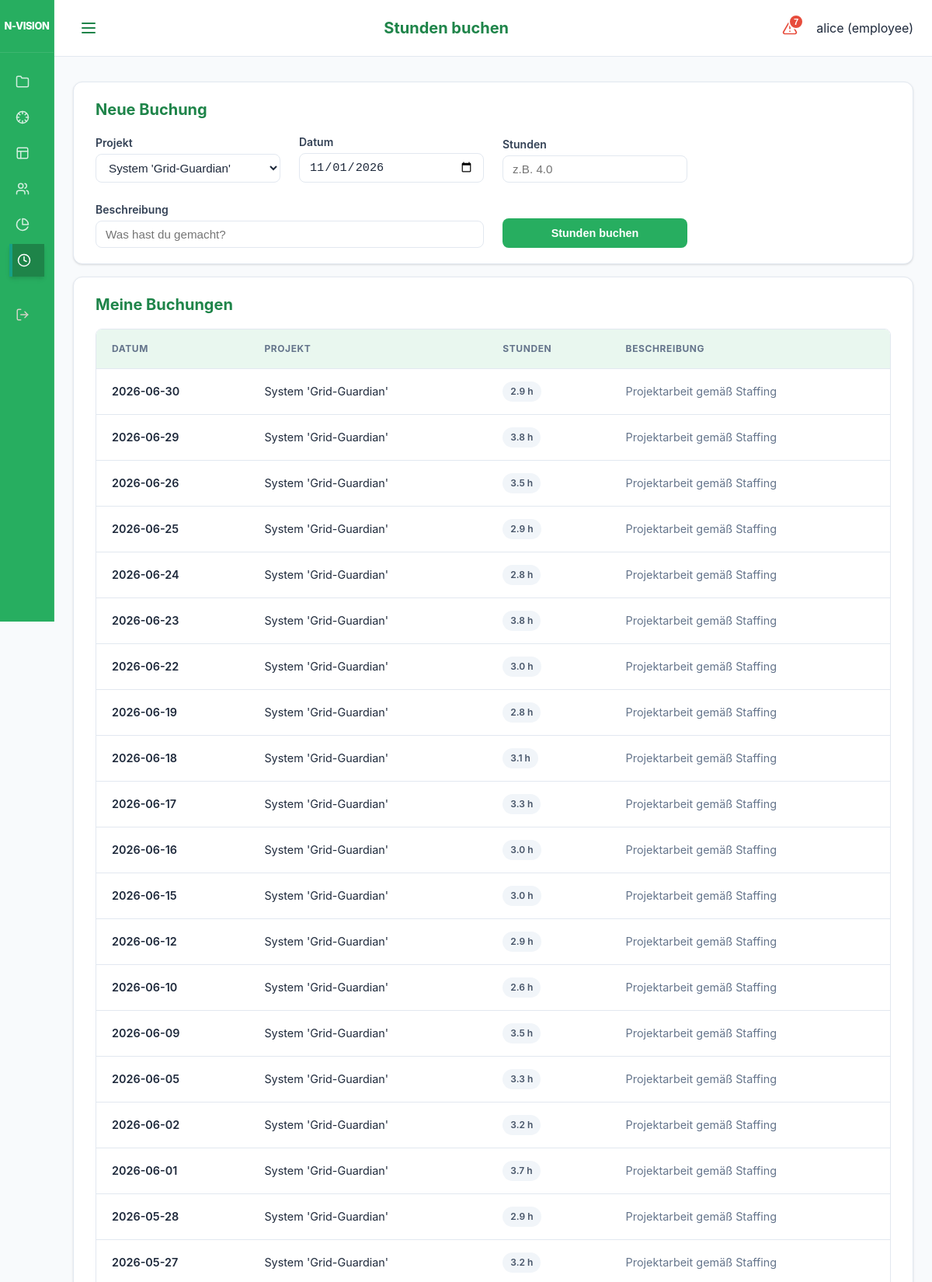
/ui/bookings?project_id=8 (signed in, upper part), run on the app's committed database.
### models.py (models this page shows)
class User(Base):
    __tablename__ = "users"
    id = Column(Integer, primary_key=True, index=True)
    username = Column(String, unique=True, index=True)
    hashed_password = Column(String)
    role = Column(Enum(UserRole), default=UserRole.EMPLOYEE)
    employee_id = Column(Integer, ForeignKey("employees.id"), nullable=True)
    is_active = Column(Boolean, default=True)
    employee = relationship("Employee", back_populates="user")

class Booking(Base):
    __tablename__ = "bookings"
    id = Column(Integer, primary_key=True, index=True)
    employee_id = Column(Integer, ForeignKey("employees.id"))
    project_id = Column(Integer, ForeignKey("projects.id"))
    date = Column(Date)
    hours = Column(Float)
    description = Column(String, nullable=True)
    created_at = Column(DateTime, default=datetime.utcnow)
    employee = relationship("Employee", back_populates="bookings")
    project = relationship("Project", back_populates="bookings")

class Project(Base):
    __tablename__ = "projects"
    id = Column(Integer, primary_key=True, index=True)
    name = Column(String, index=True)
    description = Column(String, nullable=True)
    business_value = Column(String, nullable=True)
    internal_number = Column(String, nullable=True)
    division = Column(String, nullable=True) # "IT", "Netzgesellschaft", "Vertrieb", "Kraftwerk"
    start_date = Column(Date)
    end_date = Column(Date)
    priority = Column(Integer, default=1) # 1 highest
    status = Column(Enum(ProjectStatus), default=ProjectStatus.PLANNING)
    manager_id = Column(Integer, ForeignKey("employees.id"), nullable=True)
    responsible_it = Column(String, nullable=True)
    responsible_fb = Column(String, nullable=True)
    pab_approval = Column(Integer, default=0) # 0 = No, 1 = Yes (Legacy)
    pab_status = Column(Enum(PABStatus), default=PABStatus.EVALUATION)
    pab_rank = Column(Integer, default=999)
    cats_number = Column(String, nullable=True)
    pt_intern_pab = Column(Float, default=0.0)
    pt_intern_planned = Column(Float, default=0.0)
    pt_extern_planned = Column(Float, default=0.0)
    economic_score = Column(Float, default=0.0) # 0.0 to 10.0
    business_case = Column(String, nullable=True)
    steering_status = Column(Enum(SteeringStatus), default=SteeringStatus.NONE)
    steering_time = Column(Enum(SteeringStatus), default=SteeringStatus.NONE)
    steering_budget = Column(Enum(SteeringStatus), default=SteeringStatus.NONE)
    steering_quality = Column(Enum(SteeringStatus), default=SteeringStatus.NONE)
    steering_details = Column(String, nullable=True)
    steering_last_update = Column(Date, nullable=True)
    budget_total_invest = Column(Float, default=0.0)
    budget_total_unterhalt = Column(Float, default=0.0)
    has_steering_board = Column(Boolean, default=False)
    staffings = relationship("Staffing", back_populates="project")
    bookings = relationship("Booking", back_populates="project")
    milestones = relationship("Milestone", back_populates="project", cascade="all, delete-orphan")
    pab_comments = relationship("ProjectComment", back_populates="project", cascade="all, delete-orphan")
    budgets = relationship("ProjectBudget", back_populates="project", cascade="all, delete-orphan")
    steering_members = relationship("Employee", secondary="project_steering_members")

### main.py (the view)
@app.get("/ui/bookings", response_class=HTMLResponse)
def ui_bookings(request: Request, project_id: Optional[int] = Query(None), db: Session = Depends(get_db)):
    if not request.state.user or request.state.user.role != models.UserRole.EMPLOYEE:
        return RedirectResponse(url="/ui/projects")
    assigned_projects = db.query(models.Project).join(models.Staffing).filter(
        models.Staffing.employee_id == request.state.user.employee_id,
        models.Project.status != models.ProjectStatus.COMPLETED
    ).all()
    bookings = db.query(models.Booking).filter(models.Booking.employee_id == request.state.user.employee_id).order_by(models.Booking.date.desc()).all()
    return templates.TemplateResponse(
        request=request, name="bookings.html", context={
            "assigned_projects": assigned_projects,
            "bookings": bookings,
            "today": date.today().isoformat(),
            "active_page": "bookings",
            "user": request.state.user,
            "selected_project_id": project_id
        }
    )

### templates/bookings.html (shortened to what this page needs)
{% extends "base.html" %}
{% set title = "Stunden buchen" %}
{% block content %}
<div class="card">
    <h2>Neue Buchung</h2>
    <form action="/ui/bookings/add" method="post" style="display: grid; grid-template-columns: repeat(auto-fill, minmax(200px, 1fr)); gap: 1.5rem; align-items: end;">
        <div class="form-group" style="margin-bottom: 0;">
            <label>Projekt</label>
            <select name="project_id" required>
                {% for p in assigned_projects %}
                <option value="{{ p.id }}" {% if selected_project_id == p.id %}selected{% endif %}>
                    {{ p.name }}
                </option>
                {% endfor %}
            </select>
        </div>
        <div class="form-group" style="margin-bottom: 0;">
            <label>Datum</label>
            <input type="date" name="date" value="{{ today }}" required>
        </div>
        <div class="form-group" style="margin-bottom: 0;">
            <label>Stunden</label>
            <input type="number" name="hours" step="0.5" min="0.5" max="24" required placeholder="z.B. 4.0">
        </div>
        <div class="form-group" style="grid-column: span 2; margin-bottom: 0;">
            <label>Beschreibung</label>
            <input type="text" name="description" placeholder="Was hast du gemacht?">
        </div>
        <div>
            <button type="submit" class="btn btn-primary" style="width: 100%;">Stunden buchen</button>
        </div>
    </form>
</div>
<div class="card">
    <h2>Meine Buchungen</h2>
    <div class="modern-table-wrapper">
        <table class="modern-table">
            <thead>
                <tr>
                    <th>Datum</th>
                    <th>Projekt</th>
                    <th>Stunden</th>
                    <th>Beschreibung</th>
                </tr>
            </thead>
            <tbody>
                {% for b in bookings %}
                <tr>
                    <td style="font-weight: 600;">{{ b.date }}</td>
                    <td>{{ b.project.name }}</td>
                    <td><span class="badge badge-default">{{ b.hours }} h</span></td>
                    <td style="color: var(--text-muted);">{{ b.description if b.description else '-' }}</td>
                </tr>
                {% else %}
                <tr>
                    <td colspan="4" style="text-align: center; padding: 2rem; color: var(--text-muted);">Noch keine Buchungen vorhanden.</td>
                </tr>
                {% endfor %}
            </tbody>
        </table>
    </div>
</div>
{% endblock %}

### templates/base.html (shortened to what this page needs)
<!DOCTYPE html>
<html lang="de">
<head>
    <link rel="stylesheet" href="https://cdnjs.cloudflare.com/ajax/libs/font-awesome/6.0.0/css/all.min.css">
    <link rel="stylesheet" href="{{ static_url('/static/styles.css') }}">
</head>
<body>
<div class="app-layout">
    <aside class="sidebar">
        <div class="sidebar-header">
            <div class="brand-title">N-VISION</div>
        </div>
        <nav class="sidebar-nav">
            <div class="nav-group">
                <a href="/ui/projects" class="{% if active_page == 'projects' %}active{% endif %}" title="Projekte">
                    <svg xmlns="http://www.w3.org/2000/svg" width="18" height="18" viewBox="0 0 24 24" fill="none" stroke="currentColor" stroke-width="2" stroke-linecap="round" stroke-linejoin="round" class="nav-icon"><path d="M22 19a2 2 0 0 1-2 2H4a2 2 0 0 1-2-2V5a2 2 0 0 1 2-2h5l2 3h9a2 2 0 0 1 2 2z"/></svg>
                </a>
                <a href="/ui/projektlenkung" class="{% if active_page == 'projektlenkung' %}active{% endif %}" title="Projektlenkung">
                </a>
                <a href="/ui/heatmap" class="{% if active_page == 'heatmap' %}active{% endif %}" title="Heatmap">
                    <svg xmlns="http://www.w3.org/2000/svg" width="18" height="18" viewBox="0 0 24 24" fill="none" stroke="currentColor" stroke-width="2" stroke-linecap="round" stroke-linejoin="round" class="nav-icon"><rect width="18" height="18" x="3" y="3" rx="2"/><path d="M3 9h18"/><path d="M9 21V9"/></svg>
                </a>
                <a href="/ui/pab" class="{% if active_page == 'pab' %}active{% endif %}" title="Public Advisory Board">
                </a>
                <a href="/ui/reports" class="{% if active_page == 'reports' %}active{% endif %}" title="Reports">
                    <svg xmlns="http://www.w3.org/2000/svg" width="18" height="18" viewBox="0 0 24 24" fill="none" stroke="currentColor" stroke-width="2" stroke-linecap="round" stroke-linejoin="round" class="nav-icon"><path d="M21.21 15.89A10 10 0 1 1 8 2.83"></path><path d="M22 12A10 10 0 0 0 12 2v10z"></path></svg>
                </a>
                {% if request.state.user and request.state.user.role.value == 'employee' %}
                <a href="/ui/bookings" class="{% if active_page == 'bookings' %}active{% endif %}" title="Stunden buchen">
                    <svg xmlns="http://www.w3.org/2000/svg" width="18" height="18" viewBox="0 0 24 24" fill="none" stroke="currentColor" stroke-width="2" stroke-linecap="round" stroke-linejoin="round" class="nav-icon"><circle cx="12" cy="12" r="10"/><polyline points="12 6 12 12 16 14"/></svg>
                </a>
                {% endif %}
            </div>
            <div class="nav-group" style="margin-top: auto;">
                <a href="/logout" class="nav-logout" title="Abmelden">
                </a>
            </div>
        </nav>
    </aside>
    <div class="main-wrapper">
        <header class="top-bar">
            <button class="menu-toggle" id="menuToggle" aria-label="Menü öffnen">
                <svg xmlns="http://www.w3.org/2000/svg" width="24" height="24" viewBox="0 0 24 24" fill="none" stroke="currentColor" stroke-width="2" stroke-linecap="round" stroke-linejoin="round"><line x1="4" x2="20" y1="12" y2="12"/><line x1="4" x2="20" y1="6" y2="6"/><line x1="4" x2="20" y1="18" y2="18"/></svg>
            </button>
            <h1 class="page-title">{{ title if title else "N-VISION" }}</h1>
            <div class="user-info" style="display: flex; align-items: center; gap: 1rem;">
                {% if request.state.user %}
                {% set criticals = get_critical_projects(request) %}
                <button class="critical-trigger" id="criticalTrigger" title="Kritische Projekte">
                    {% if criticals|length > 0 %}
                    <span class="critical-badge">{{ criticals|length }}</span>
                    {% endif %}
                </button>
                {% endif %}
                <span>{{ request.state.user.username if request.state.user else "Gast" }} ({{ request.state.user.role.value if request.state.user else "" }})</span>
            </div>
        </header>
        <main class="content-area">
            {% block content %}{% endblock %}
        </main>
    </div>
</div>
</body>
</html>

### data on the page
User: state.user "alice", state.user.role "employee"
Booking: date "2026-06-30", project.name "System 'Grid-Guardian'", hours "2.9", description "Projektarbeit gemäß Staffing"
Booking: date "2026-06-29", project.name "System 'Grid-Guardian'", hours "3.8", description "Projektarbeit gemäß Staffing"
Booking: date "2026-06-26", project.name "System 'Grid-Guardian'", hours "3.5", description "Projektarbeit gemäß Staffing"
Booking: date "2026-06-25", project.name "System 'Grid-Guardian'", hours "2.9", description "Projektarbeit gemäß Staffing"
Booking: date "2026-06-24", project.name "System 'Grid-Guardian'", hours "2.8", description "Projektarbeit gemäß Staffing"
Booking: date "2026-06-23", project.name "System 'Grid-Guardian'", hours "3.8", description "Projektarbeit gemäß Staffing"
Booking: date "2026-06-22", project.name "System 'Grid-Guardian'", hours "3.0", description "Projektarbeit gemäß Staffing"
Booking: date "2026-06-19", project.name "System 'Grid-Guardian'", hours "2.8", description "Projektarbeit gemäß Staffing"
Booking: date "2026-06-18", project.name "System 'Grid-Guardian'", hours "3.1", description "Projektarbeit gemäß Staffing"
Booking: date "2026-06-17", project.name "System 'Grid-Guardian'", hours "3.3", description "Projektarbeit gemäß Staffing"
Booking: date "2026-06-16", project.name "System 'Grid-Guardian'", hours "3.0", description "Projektarbeit gemäß Staffing"
Booking: date "2026-06-15", project.name "System 'Grid-Guardian'", hours "3.0", description "Projektarbeit gemäß Staffing"
Booking: date "2026-06-12", project.name "System 'Grid-Guardian'", hours "2.9", description "Projektarbeit gemäß Staffing"
Booking: date "2026-06-10", project.name "System 'Grid-Guardian'", hours "2.6", description "Projektarbeit gemäß Staffing"
Booking: date "2026-06-09", project.name "System 'Grid-Guardian'", hours "3.5", description "Projektarbeit gemäß Staffing"
Booking: date "2026-06-05", project.name "System 'Grid-Guardian'", hours "3.3", description "Projektarbeit gemäß Staffing"
Booking: date "2026-06-02", project.name "System 'Grid-Guardian'", hours "3.2", description "Projektarbeit gemäß Staffing"
Booking: date "2026-06-01", project.name "System 'Grid-Guardian'", hours "3.7", description "Projektarbeit gemäß Staffing"
Booking: date "2026-05-28", project.name "System 'Grid-Guardian'", hours "2.9", description "Projektarbeit gemäß Staffing"
Booking: date "2026-05-27", project.name "System 'Grid-Guardian'", hours "3.2", description "Projektarbeit gemäß Staffing"

### other printed values
{{ title if title else "N-VISION" }} "Stunden buchen"
{{ criticals|length }} "7"
form field project_id "System 'Grid-Guardian'"
